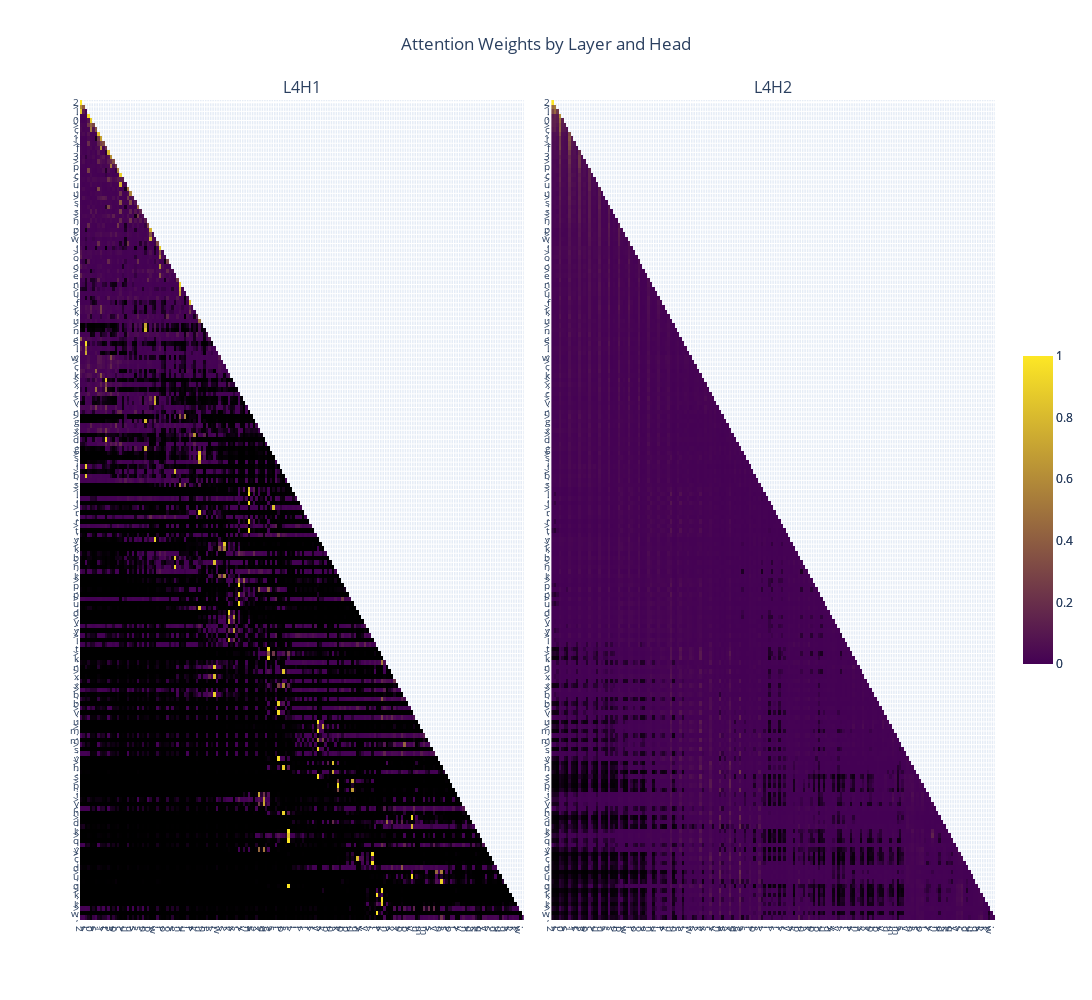

Write notebook code for a chart like this one.
### Markdown cell above
### Layer 4

### Code cell
weights = [attn_weight.detach().cpu().numpy()[0] for attn_weight in attn_weights]
plotly_fig = get_fig(weights, list(prompt), selected_layers=[3], selected_heads=[0, 1], selected_x_toks=list(range(180)), selected_y_toks=list(range(180)))
plotly_fig.show()

### Figure 1 — Plotly figure (JSON) as saved in the notebook; plotly's stock layout.template omitted (floating-point values rounded to 4 significant figures; data arrays with more than 128 entries replaced by an {"elided": "..."} marker saying what was removed)
{"data": [{"colorbar": {"len": 0.4}, "colorscale": [[0, "black"], [0.001, "rgb(68,1,84)"], [1, "rgb(253,231,37)"]], "type": "heatmap", "x": {"elided": "180 int values"}, "xaxis": "x", "y": {"elided": "180 int values"}, "yaxis": "y", "z": {"elided": "180x180 float values"}, "zmax": 1, "zmin": 0}, {"colorbar": {"len": 0.4}, "colorscale": [[0, "black"], [0.001, "rgb(68,1,84)"], [1, "rgb(253,231,37)"]], "type": "heatmap", "x": {"elided": "180 int values"}, "xaxis": "x2", "y": {"elided": "180 int values"}, "yaxis": "y2", "z": {"elided": "180x180 float values"}, "zmax": 1, "zmin": 0}], "layout": {"annotations": [{"font": {"size": 16}, "showarrow": false, "text": "L4H1", "x": 0.2425, "xanchor": "center", "xref": "paper", "y": 1, "yanchor": "bottom", "yref": "paper"}, {"font": {"size": 16}, "showarrow": false, "text": "L4H2", "x": 0.7575, "xanchor": "center", "xref": "paper", "y": 1, "yanchor": "bottom", "yref": "paper"}], "height": 1000, "showlegend": false, "title": {"text": "Attention Weights by Layer and Head", "x": 0.5}, "width": 2000, "xaxis": {"anchor": "y", "domain": [0, 0.485], "tickfont": {"size": 10}, "tickmode": "array", "ticktext": {"elided": "180 str values"}, "tickvals": {"elided": "180 int values"}, "type": "linear"}, "xaxis2": {"anchor": "y2", "domain": [0.515, 1], "tickfont": {"size": 10}, "tickmode": "array", "ticktext": {"elided": "180 str values"}, "tickvals": {"elided": "180 int values"}, "type": "linear"}, "yaxis": {"anchor": "x", "autorange": "reversed", "domain": [0, 1], "tickfont": {"size": 10}, "tickmode": "array", "ticktext": {"elided": "180 str values"}, "tickvals": {"elided": "180 int values"}, "type": "linear"}, "yaxis2": {"anchor": "x2", "autorange": "reversed", "domain": [0, 1], "tickfont": {"size": 10}, "tickmode": "array", "ticktext": {"elided": "180 str values"}, "tickvals": {"elided": "180 int values"}, "type": "linear"}}}
